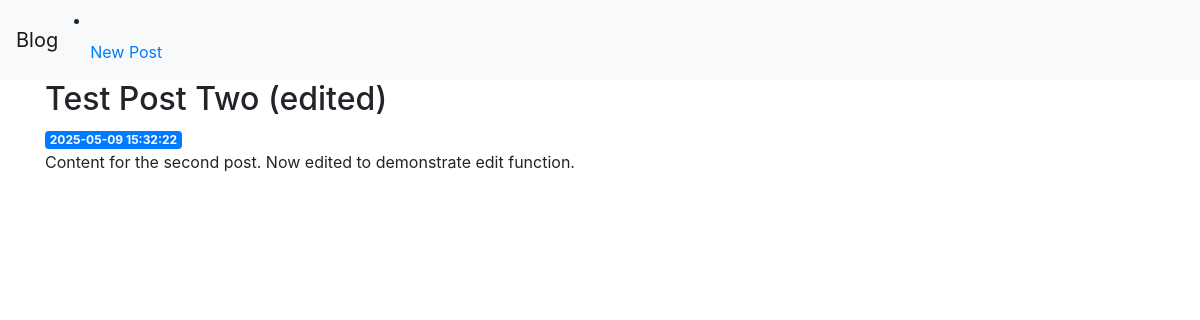
Page /6 on the committed database.
### tables this page shows
CREATE TABLE posts (
    id INTEGER PRIMARY KEY AUTOINCREMENT,
    created TIMESTAMP NOT NULL DEFAULT CURRENT_TIMESTAMP,
    title TEXT NOT NULL,
    content TEXT NOT NULL
);

### app.py (the view)
@app.route('/<int:post_id>')
def post(post_id):
    post = get_post(post_id)
    return render_template('post.html', post=post)

### app.py (called while the page is built)
def get_db_connection():
    conn = sqlite3.connect('database.db')
    conn.row_factory = sqlite3.Row
    return conn

def get_post(post_id):
    conn = get_db_connection()
    post = conn.execute('SELECT * FROM posts WHERE id = ?', (post_id,)).fetchone()
    conn.close()
    if post is None:
        abort(404)
    return post

### templates/post.html
{% extends 'base.html' %}
{% block content %}
    <h2>{% block title %} {{ post['title'] }} {% endblock %}</h2>
    <span class="badge badge-primary">{{ post['created'] }}</span>
    <p>{{ post['content'] }}</p>
{% endblock %}

### rows in the picture
posts: title "Test Post Two (edited)", created "2025-05-09 15:32:22", content "Content for the second post. Now edited to demonstrate edit function."
